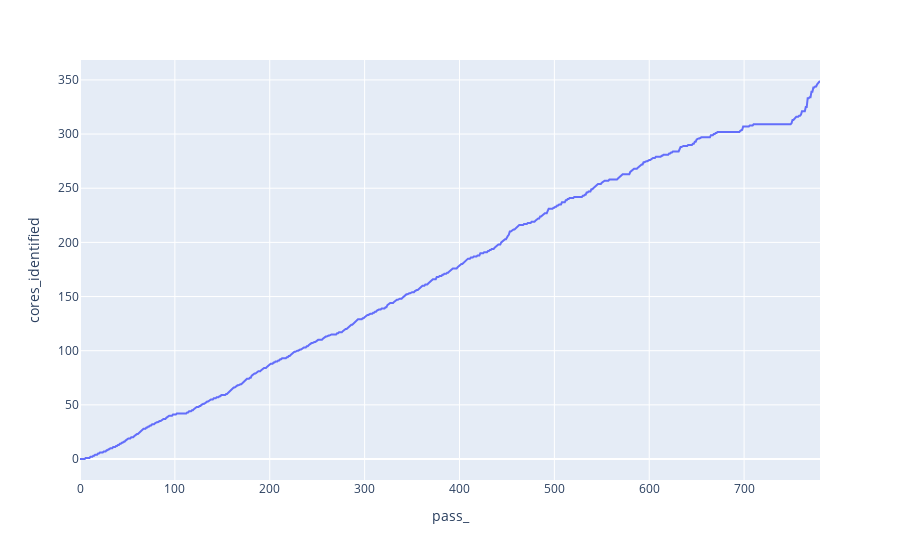

Write notebook code for a chart like this one.
### Code cell
fig = core_identifier.metrics.visualize(x='pass_',y='cores_identified')
fig.show()

### Figure 1 — Plotly figure (JSON) as saved in the notebook; plotly's stock layout.template omitted (floating-point values rounded to 4 significant figures; data arrays with more than 128 entries replaced by an {"elided": "..."} marker saying what was removed)
{"data": [{"hovertemplate": "pass_=%{x}<br>cores_identified=%{y}<extra></extra>", "legendgroup": "", "line": {"color": "#636efa", "dash": "solid"}, "marker": {"symbol": "circle"}, "mode": "lines", "name": "", "orientation": "v", "showlegend": false, "x": {"elided": "781 int values"}, "xaxis": "x", "y": {"elided": "781 int values"}, "yaxis": "y", "type": "scatter"}], "layout": {"xaxis": {"anchor": "y", "domain": [0.0, 1.0], "title": {"text": "pass_"}}, "yaxis": {"anchor": "x", "domain": [0.0, 1.0], "title": {"text": "cores_identified"}}, "legend": {"tracegroupgap": 0}, "margin": {"t": 60}}}
